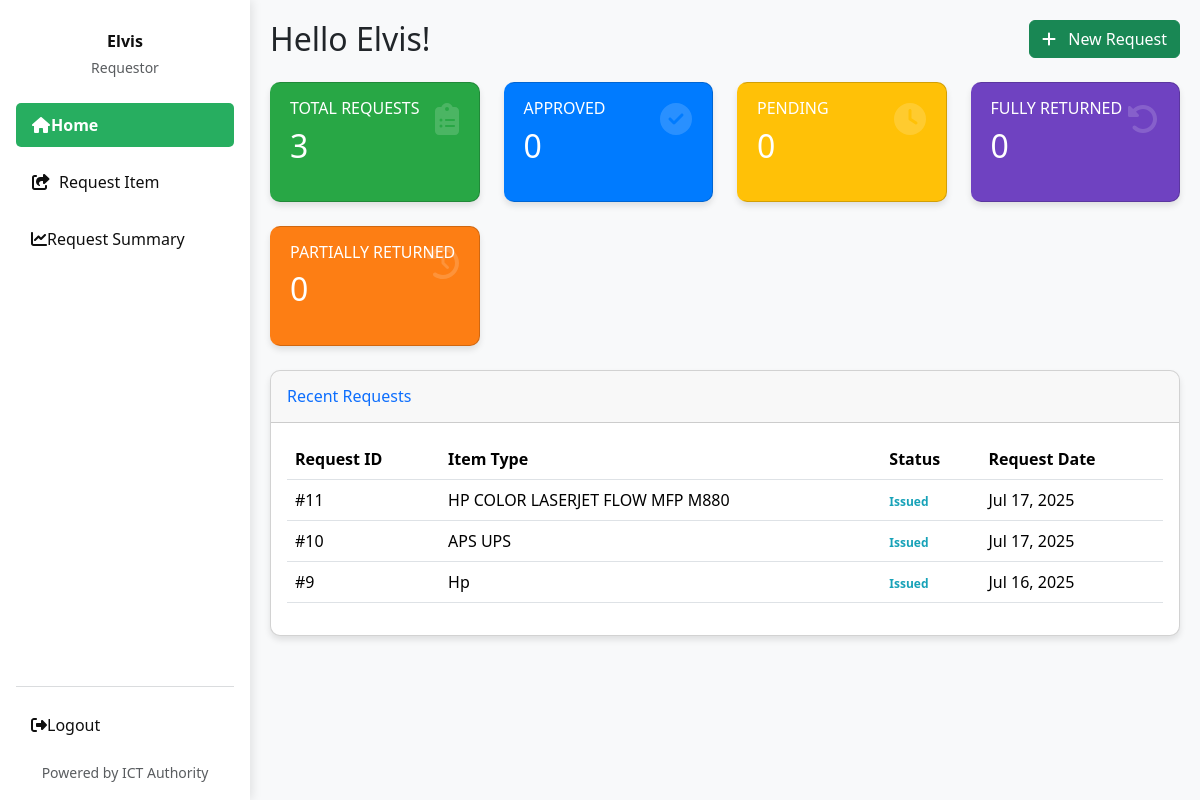
/ (signed in), run on an earlier commit of the app's database.
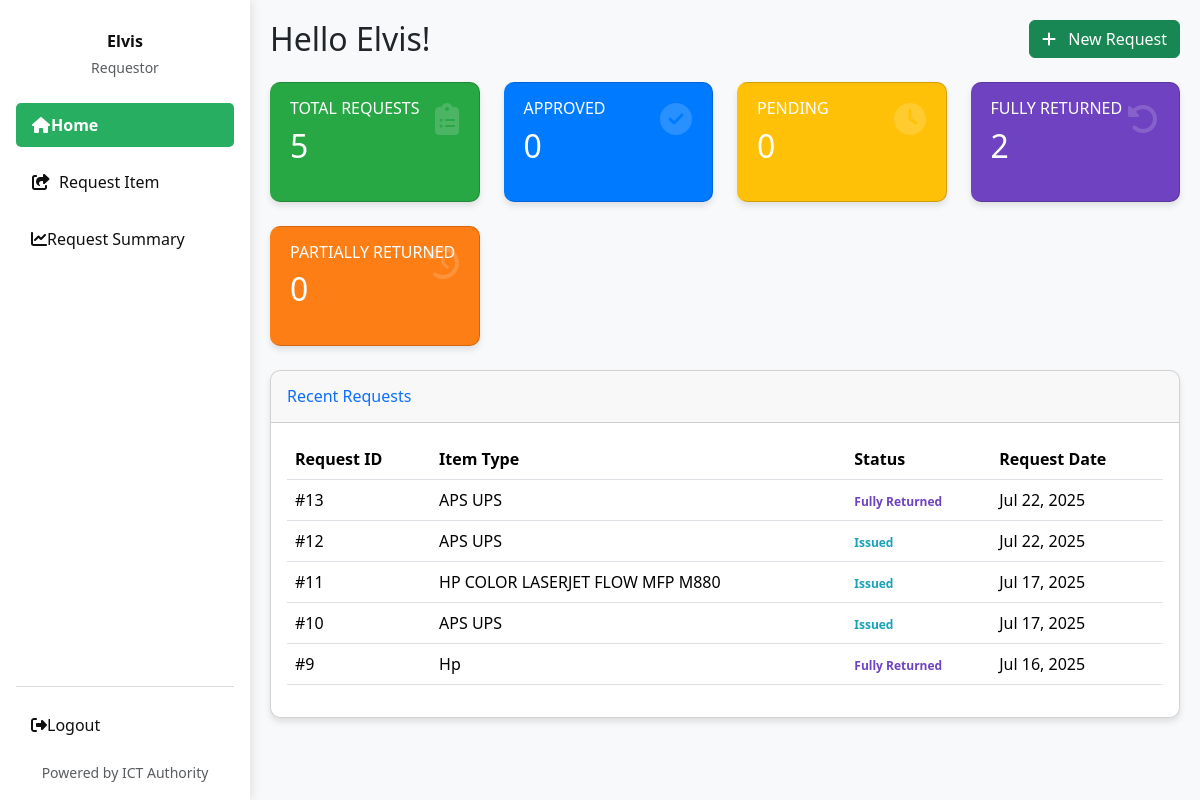
And on a later commit of the database.
### invent/models.py (models this page shows, shortened)
class ItemRequest(models.Model):
    item = models.ForeignKey('InventoryItem', on_delete=models.CASCADE)
    name = models.CharField(max_length=100)
    quantity = models.PositiveIntegerField(default=1)  # Quantity requested
    reason = models.TextField(blank=True, null=True)
    application_date = models.DateField(default=timezone.now)
    requestor = models.ForeignKey(User, on_delete=models.CASCADE)
    STATUS_CHOICES = [
        ('Pending', 'Pending'),
        ('Approved', 'Approved'),
        ('Issued', 'Issued'),  # Item has been issued (fully or partially)
        ('Rejected', 'Rejected'),
        ('Cancelled', 'Cancelled'),
        ('Partially Returned', 'Partially Returned'),
        ('Fully Returned', 'Fully Returned'),
    ]
    status = models.CharField(
        max_length=20, choices=STATUS_CHOICES, default='Pending')  # Increased max_length
    date_requested = models.DateTimeField(auto_now_add=True)
    date_issued = models.DateTimeField(null=True, blank=True)
    returned_quantity = models.PositiveIntegerField(default=0)
    _original_status = None
    def __init__(self, *args, **kwargs):
        super().__init__(*args, **kwargs)
        self._original_status = self.status

class InventoryItem(models.Model):
    STATUS_CHOICES = [
        ('Pending', 'Pending'),
        ('In Stock', 'In Stock'),
        ('Issued', 'Issued'),
        ('Returned', 'Returned'),
        ('Low Stock', 'Low Stock'),
        ('Out of Stock', 'Out of Stock'),
    ]
    CONDITION_CHOICES = [
        ("Serviceable", "Serviceable"),
        ("Not Serviceable", "Not Serviceable"),
        ("Not working", "Not working"),
        ("Good", "Good"),
        ("Fair", "Fair"),
        ("Poor", "Poor"),
    ]
    name = models.CharField(
        max_length=255, help_text="e.g., Dell Optiplex 7010 (from Asset Description)")
    serial_number = models.CharField(
        max_length=255, unique=True, blank=True, null=True,
        help_text="Unique serial number of the asset (from Serial Number in CSV)"
    )
    category = models.CharField(
        max_length=100, blank=True,
        help_text="e.g., Printer, CPU, Monitor (from Asset Category-Minor)"
    )
    condition = models.CharField(
        max_length=20, choices=CONDITION_CHOICES, default="Serviceable",
        help_text="Current condition of the asset (from Condition in CSV)"
    )
    status = models.CharField(
        max_length=20, choices=STATUS_CHOICES, default='In Stock')
    expiration_date = models.DateField(null=True, blank=True)
    quantity_total = models.PositiveIntegerField(default=0)
    quantity_issued = models.PositiveIntegerField(default=0)
    quantity_returned = models.PositiveIntegerField(default=0)
    created_by = models.ForeignKey(
        User, on_delete=models.SET_NULL, null=True, blank=True, related_name='inventory_created_by')
    created_at = models.DateTimeField(auto_now_add=True)
    updated_at = models.DateTimeField(auto_now=True)
    def quantity_remaining(self):
        return self.quantity_total - self.quantity_issued

### invent/views.py (the view)
# urls.py: path('', views.requestor_dashboard, name='requestor_dashboard'),
@login_required
def requestor_dashboard(request):
    user_requests = ItemRequest.objects.filter(
        requestor=request.user).order_by('-date_requested')
    available_inventory = [item for item in InventoryItem.objects.all().order_by(
        'name') if item.quantity_remaining() > 0]
    total_requests = user_requests.count()
    approved_count = user_requests.filter(status='Approved').count()
    pending_count = user_requests.filter(status='Pending').count()
    issued_count = user_requests.filter(status='Issued').count()
    fully_returned_count = user_requests.filter(
        status='Fully Returned').count()
    partially_returned_count = user_requests.filter(
        status='Partially Returned').count()
    return render(request, 'invent/requestor_dashboard.html', {
        'requests': user_requests,
        'total_requests': total_requests,
        'approved_count': approved_count,
        'pending_count': pending_count,
        'issued_count': issued_count,  # NEW
        'fully_returned_count': fully_returned_count,  # NEW
        'partially_returned_count': partially_returned_count,  # NEW
        'available_inventory': available_inventory,
    })

### invent/context_processors.py (called while the page is built)
def pending_requests_count(request):
    count = 0  # Default to 0
    if request.user.is_authenticated:
        if request.user.has_perm('invent.can_issue_item'):
            count = ItemRequest.objects.filter(status='Pending').count()
    return {'pending_requests_count_for_sidebar': count}

### invent/templates/invent/requestor_dashboard.html (shortened to what this page needs)
<!DOCTYPE html>
<html lang="en">
<head>
  <link href="https://cdn.jsdelivr.net/npm/bootstrap@5.3.3/dist/css/bootstrap.min.css" rel="stylesheet">
  <link href="https://cdnjs.cloudflare.com/ajax/libs/font-awesome/6.4.0/css/all.min.css" rel="stylesheet">
  <link rel="stylesheet" href="https://cdnjs.cloudflare.com/ajax/libs/animate.css/4.1.1/animate.min.css"/>
</head>
<body class="bg-light">
<div class="d-flex">
  <div class="sidebar vh-100 p-3 d-flex flex-column justify-content-between">
    <div>
      <div class="text-center mb-4 pt-3">
        <h6 class="fw-bold mb-1">{{ user.first_name|default:user.username }}</h6>
        <small class="text-muted">Requestor</small>
      </div>
      <ul class="nav flex-column">
        <li class="nav-item mb-2">
          <a class="nav-link {% if request.resolver_match.url_name == 'requestor_dashboard' %}active{% endif %}" href="{% url 'requestor_dashboard' %}">
            <i class="fas fa-fw fa-home"></i> <span>Home</span>
          </a>
        </li>
        <li class="nav-item mb-2">
          <a class="nav-link {% if request.resolver_match.url_name == 'request_item' %}active{% endif %}" href="{% url 'request_item' %}">
            <i class="fas fa-fw fa-share-square me-2"></i> <span>Request Item</span>
          </a>
        </li>
        <li class="nav-item mb-2">
          <a class="nav-link {% if request.resolver_match.url_name == 'request_summary' %}active{% endif %}" href="{% url 'request_summary' %}">
            <i class="fas fa-chart-line"></i> <span>Request Summary</span>
          </a>
        </li>
      </ul>
    </div>
    <footer>
      <hr class="border-secondary opacity-25" />
      <ul class="nav flex-column">
        <li class="nav-item mb-2">
          <a class="nav-link logout-link" href="{% url 'logout' %}">
            <i class="fas fa-right-from-bracket"></i> <span>Logout</span>
          </a>
        </li>
      </ul>
      <div class="text-center">
        <small class="text-muted">Powered by ICT Authority</small>
      </div>
    </footer>
  </div>
  <main class="main-content w-100">
    {% block main_content %}
    <div class="d-flex justify-content-between align-items-center mb-4 flex-wrap">
      <h2 class="greeting mb-3 mb-md-0 animate__animated animate__fadeInLeft">Hello {{ user.first_name|default:user.username }}!</h2>
      <a href="{% url 'request_item' %}" class="btn btn-success animate__animated animate__fadeInRight">
        <i class="fas fa-plus me-2"></i> New Request
      </a>
    </div>
    <div class="row mb-4 g-4">
      <div class="col-md-4 col-lg-3">
        <div class="card summary-card card-total animate__animated animate__fadeInUp animate__delay-0.2s">
          <div class="card-body">
            <h6 class="text-uppercase mb-2">Total Requests</h6>
            <h2 class="mb-0">{{ total_requests }}</h2>
            <i class="fas fa-clipboard-list card-icon"></i>
          </div>
        </div>
      </div>
      <div class="col-md-4 col-lg-3">
        <div class="card summary-card card-approved animate__animated animate__fadeInUp animate__delay-0.4s">
          <div class="card-body">
            <h6 class="text-uppercase mb-2">Approved</h6>
            <h2 class="mb-0">{{ approved_count }}</h2>
            <i class="fas fa-check-circle card-icon"></i>
          </div>
        </div>
      </div>
      <div class="col-md-4 col-lg-3">
        <div class="card summary-card card-pending animate__animated animate__fadeInUp animate__delay-0.6s">
          <div class="card-body">
            <h6 class="text-uppercase mb-2">Pending</h6>
            <h2 class="mb-0">{{ pending_count }}</h2>
            <i class="fas fa-clock card-icon"></i>
          </div>
        </div>
      </div>
      <div class="col-md-4 col-lg-3">
        <div class="card summary-card card-returned animate__animated animate__fadeInUp animate__delay-0.8s">
          <div class="card-body">
            <h6 class="text-uppercase mb-2">Fully Returned</h6>
            <h2 class="mb-0">{{ fully_returned_count }}</h2>
            <i class="fas fa-undo-alt card-icon"></i>
          </div>
        </div>
      </div>
      <div class="col-md-4 col-lg-3">
        <div class="card summary-card card-partial animate__animated animate__fadeInUp animate__delay-1s">
          <div class="card-body">
            <h6 class="text-uppercase mb-2">Partially Returned</h6>
            <h2 class="mb-0">{{ partially_returned_count }}</h2>
            <i class="fas fa-history card-icon"></i>
          </div>
        </div>
      </div>
    </div>
    <div class="card data-table animate__animated animate__fadeInUp">
      <div class="card-header py-3 d-flex justify-content-between align-items-center">
        <h6 class="m-0 font-weight-bold text-primary">Recent Requests</h6>
      </div>
      <div class="card-body">
        <div class="table-responsive">
          <table class="table table-hover">
            <thead>
              <tr>
                <th>Request ID</th>
                <th>Item Type</th>
                <th>Status</th>
                <th>Request Date</th>
              </tr>
            </thead>
            <tbody>
              {% for req in requests %}
              <tr class="table-row-clickable" data-request-id="{{ req.id }}">
                <td>#{{ req.id }}</td>
                <td>{{ req.item.name }}</td>
                <td>
                  {% if req.status == "Approved" %}
                    <span class="badge badge-status-approved">Approved</span>
                  {% elif req.status == "Denied" %}
                    <span class="badge badge-status-denied">Denied</span>
                  {% elif req.status == "Pending" %}
                    <span class="badge badge-status-pending">Pending</span>
                  {% elif req.status == "Issued" %}
                    <span class="badge badge-status-issued">Issued</span>
                  {% elif req.status == "Fully Returned" %}
                    <span class="badge badge-status-fully-returned">Fully Returned</span>
                  {% elif req.status == "Partially Returned" %}
                    <span class="badge badge-status-partially-returned">Partially Returned</span>
                  {% else %}
                    <span class="badge bg-info text-dark">{{ req.status }}</span>
                  {% endif %}
                </td>
                <td>{{ req.date_requested|date:"M d, Y" }}</td>
              </tr>
              {% endfor %}
            </tbody>
          </table>
        </div>
      </div>
    </div>
    {% endblock main_content %}
  </main>
</div>
</body>
</html>

### invent/templates/invent/requestor_dashboard.html (style rules this page uses)
:root { --sidebar-bg: white; --sidebar-text: #0f0f0f; --sidebar-active: #27ae60; --sidebar-hover: #15b33c; --card-total-bg: #28a745; --card-approved-bg: #007bff; --card-pending-bg: #ffc107; --card-returned-bg: #6f42c1; --card-partial-bg: #fd7e14; --status-approved: #28a745; --status-denied: #dc3545; --status-pending: #ffc107; --status-issued: #17a2b8; --status-fully-returned: #6f42c1; --status-partially-returned: #fd7e14; }
body { font-family: 'Segoe UI', Tahoma, Geneva, Verdana, sans-serif; margin: 0; padding: 0; overflow-x: hidden; }
.sidebar { background-color: var(--sidebar-bg); color: var(--sidebar-text); box-shadow: 2px 0 10px rgba(0,0,0,0.1); transition: all 0.3s; position: fixed; height: 100vh; width: 250px; z-index: 1000; left: 0; top: 0; }
.sidebar .nav-link { color: var(--sidebar-text); border-radius: 5px; padding: 10px 15px; margin-bottom: 5px; transition: all 0.3s; display: flex; align-items: center; }
.sidebar .nav-link.active { background-color: var(--sidebar-active); font-weight: 600; color: white !important; }
.sidebar .logout-link { color: var(--sidebar-text); transition: color 0.3s; display: flex; align-items: center; }
.main-content { padding: 20px; background-color: #f8f9fa; min-height: 100vh; margin-left: 250px; transition: margin-left 0.3s; }
.summary-card { border-radius: 10px; box-shadow: 0 4px 6px rgba(0,0,0,0.1); transition: transform 0.3s, background-color 0.3s, color 0.3s; height: 100%; position: relative; overflow: hidden; color: white; margin-bottom: 20px; }
.card-icon { position: absolute; right: 20px; top: 20px; font-size: 2rem; opacity: 0.2; color: rgba(255,255,255,0.8); }
.summary-card h6, .summary-card h2 { color: white !important; }
.card-total { background-color: var(--card-total-bg); border-left: 4px solid var(--card-total-bg); }
.card-approved { background-color: var(--card-approved-bg); border-left: 4px solid var(--card-approved-bg); }
.card-pending { background-color: var(--card-pending-bg); border-left: 4px solid var(--card-pending-bg); }
.card-returned { background-color: var(--card-returned-bg); border-left: 4px solid var(--card-returned-bg); }
.card-partial { background-color: var(--card-partial-bg); border-left: 4px solid var(--card-partial-bg); }
.data-table { border-radius: 10px; box-shadow: 0 4px 6px rgba(0,0,0,0.1); overflow-x: auto; }
.badge-status-issued { color: var(--status-issued); font-weight: 600; background-color: transparent !important; padding: 0; }
.badge-status-fully-returned { color: var(--status-fully-returned); font-weight: 600; background-color: transparent !important; padding: 0; }

What changed in the data, as far as the page shows it:
added ItemRequest: id "13", item.name "APS UPS", status "Fully Returned", date_requested "Jul 22, 2025"
added ItemRequest: id "12", item.name "APS UPS", status "Issued", date_requested "Jul 22, 2025"
changed ItemRequest "Jul 16, 2025": status "Issued" → "Fully Returned"
Also different on the page:
{{ total_requests }}: "3" → "5"
{{ fully_returned_count }}: "0" → "2"
